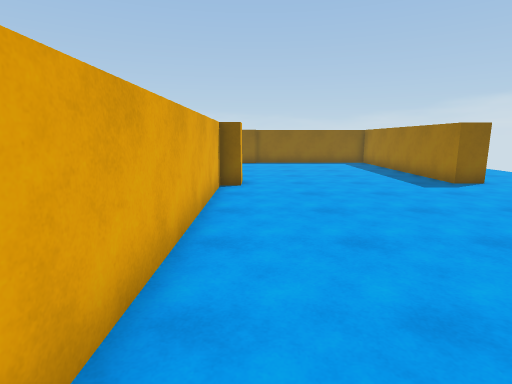
[1] (above)

24 first-person views from a walk through a scene from a Unity 3-D project. The camera is 1.5 m above the floor, tilts 10° down and sees 80° across. The floor is counted in squares, 1 m on a side. Each view is taken from the middle of a square. On the plan, view 1 faces up. The plan holds only what a view shows up to about 15 squares ahead; the rest is blank. The place goes on beyond the plan. The player is left out.

[2]
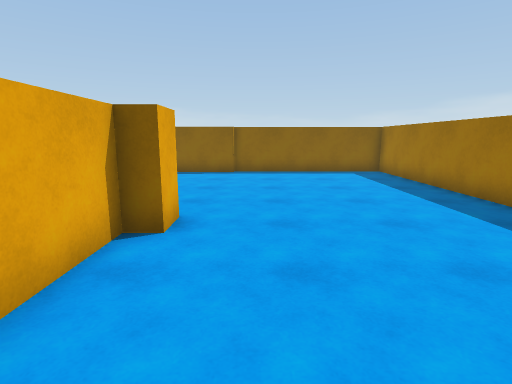

[3]
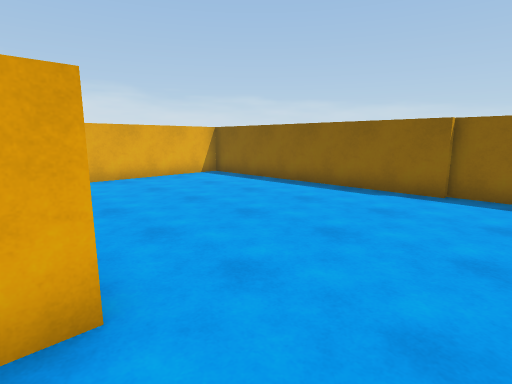

[4]
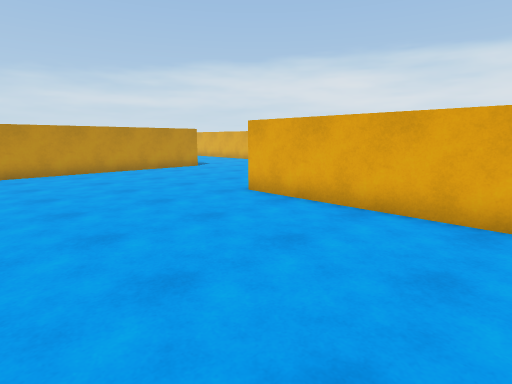

[5]
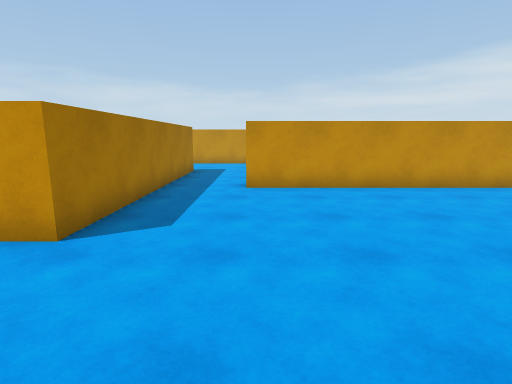

[6]
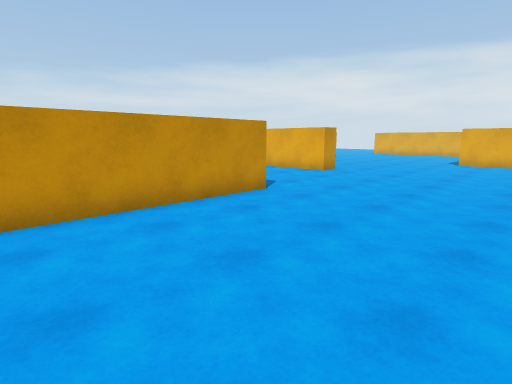

[7]
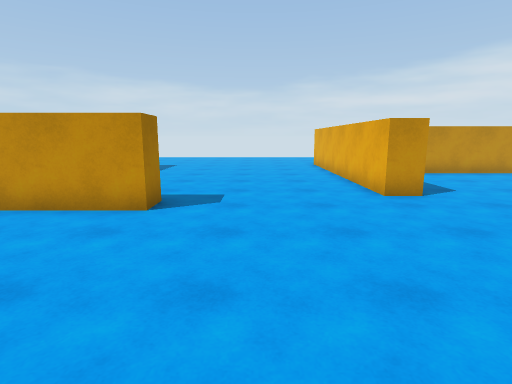

[8]
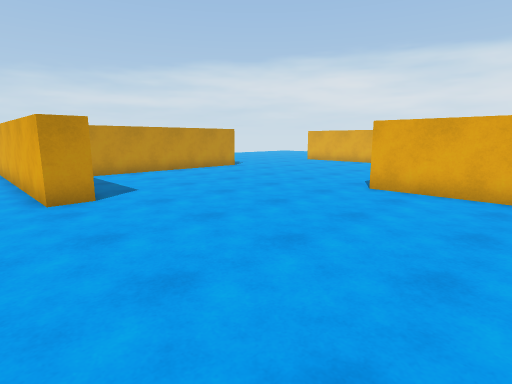

[9]
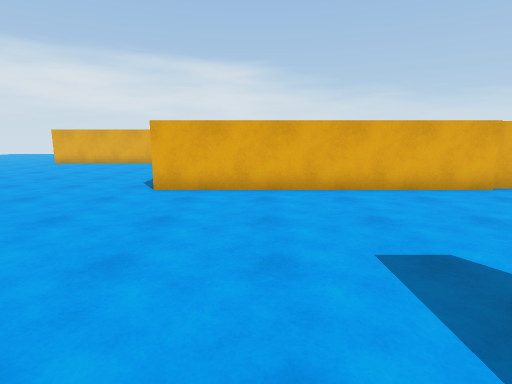

[10]
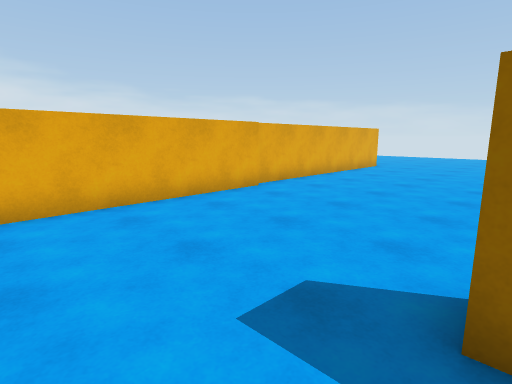

[11]
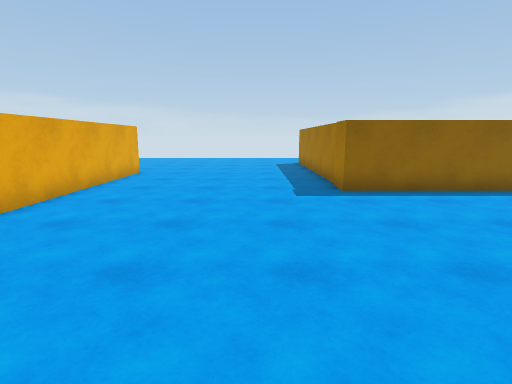

[12]
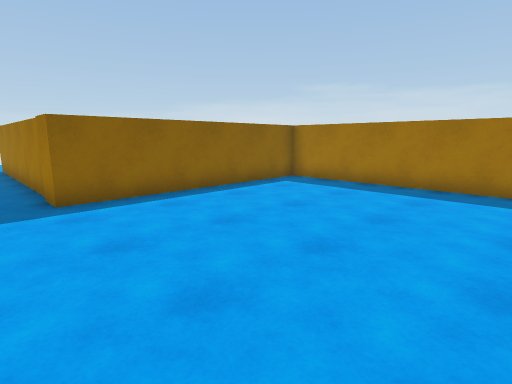

[13]
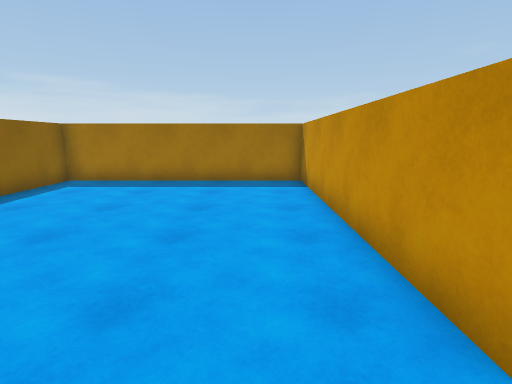

[14]
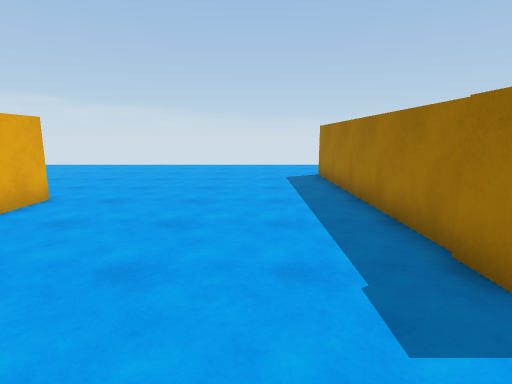

[15]
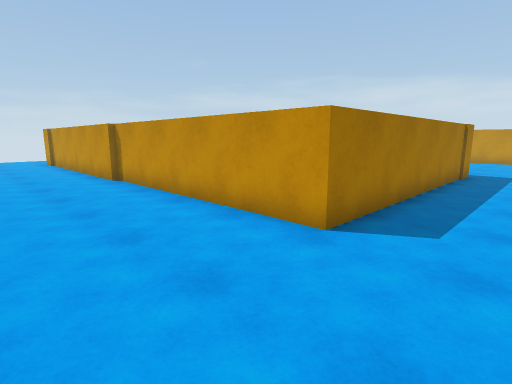

[16]
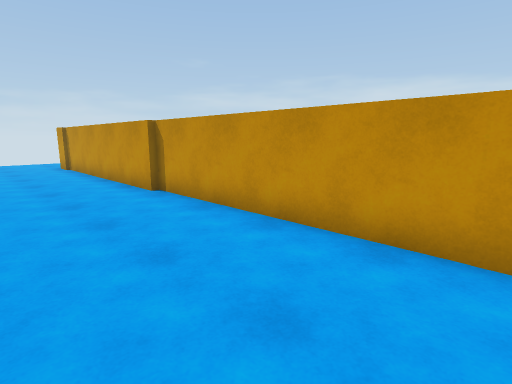

[17]
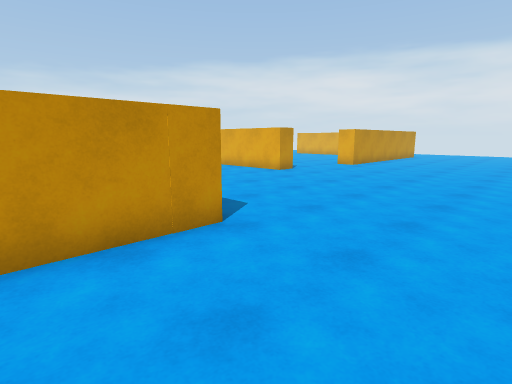

[18]
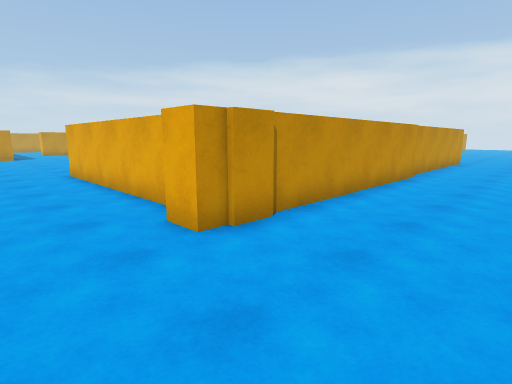

[19]
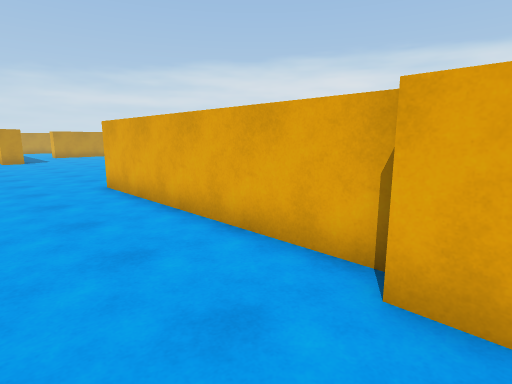

[20]
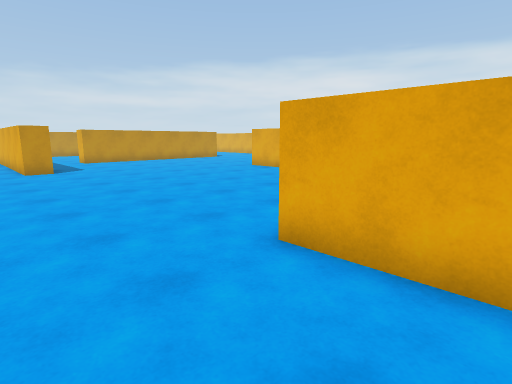

[21]
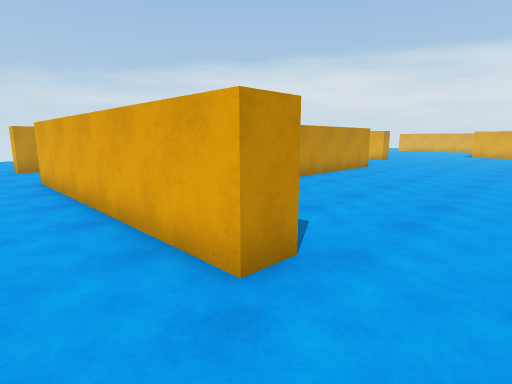

[22]
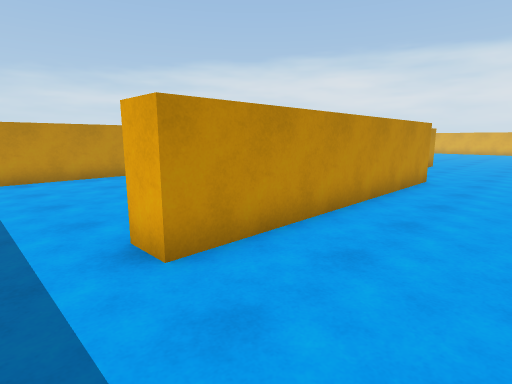

[23]
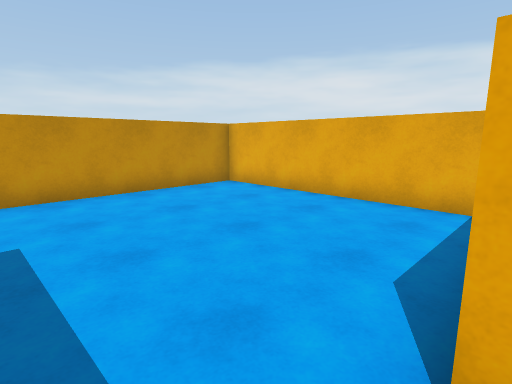

[24]
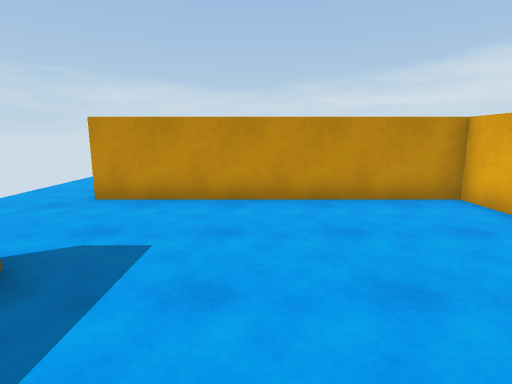

### Floor plan
Points are (right, up) in squares from view 1. A wall is a line through its corners. A room is listed if a view was taken in it or the views show most of it. See-through windows are left out.
Room 1 (views 1, 2, 3, 4, 5, 6, 7, 8, 9, 10, 11, 12, 13, 14, 15, 16, 17, 18, 19, 20, 21, 22, 23, 24)
walls: (-11.4, 1.4) (-2.1, 1.4) (-2.1, 9.7) (-10.4, 9.7) (-10.4, 19.7) (-1.6, 19.7); (-4.7, -8.4) (-4.7, -7.3) (5.3, -7.3) (5.3, -8.4); (-0.1, -9) (-0.1, -16.4) (8.9, -16.4) (8.9, -17.4); (-1.1, 9.7) (-1.1, 0.5); (-11.5, -8.9) (-10.4, -8.9) (-10.4, -16.5); (-0.5, 10.8) (-0.5, 9.7); (-17.9, 5) (-17.9, -5.1); (7.9, -12.4) (7.9, -2.3) (8.9, -2.3) (8.9, -12.4); (-18.1, -14.2) (-12.9, -14.2); (0.1, 18.7) (-9.4, 18.7) (-9.4, 13.2); (-19, 14.5) (-18.1, 14.5) (-18.1, 5.1); (-1.8, 20) (8.3, 20) (8.3, 18.9); (7.7, 18.8) (7.7, 10.1) (6.7, 10.1) (6.7, 19) (0, 19)

Positions as (right, up) in squares from view 1, and headings:
1: (0, 0), facing up
2: (1, 5), facing up
3: (2, 10), facing up-left
4: (5, 7), facing down-left
5: (5, 2), facing down
6: (2, -1), facing down-left
7: (-7, -1), facing down
8: (-9, -1), facing down-left
9: (-9, -2), facing left
10: (-11, -2), facing up-left
11: (-13, 1), facing up
12: (-12, 2), facing up-right
13: (-13, 3), facing right
14: (-13, 7), facing up
15: (-13, 24), facing down-right
16: (-10, 24), facing down-right
17: (-7, 24), facing down-left
18: (11, 24), facing down-left
19: (11, 20), facing down-left
20: (11, 13), facing down-left
21: (11, 0), facing down-left
22: (7, -4), facing down-left
23: (7, -8), facing down-left
24: (5, -9), facing down
